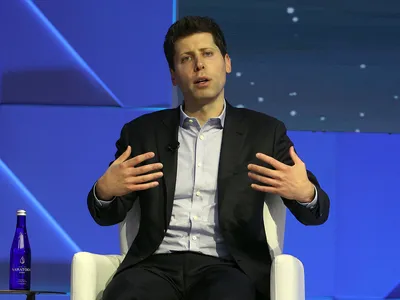
#> input picture Fourth Semester - Artificial intelligence/Lab2/data/Altman.webp, 400 x 300 px
$ python -i laborator2prob2.py   (imports and definitions only)
#> lines starting #> are read from the running program, lines starting #| are printed output that depends on the picture
import os
import requests
from PIL import Image
import cv2

nume_imagini = ["Altman.webp", "Ng.webp", "Turing.webp",
                "BERT.png", "chatGPT.png",
                "Karpaty.jpg", "LeCun.jpg", "Leskovec.jpg", "Norvig.jpg", "Russell.jpg",
                "YOLO.jpg", "diffusionModel.jpg"]
folder = "imaginiAI"
# [10 lines not run here, left out]

"""Se cere: sa se vizualizeze una din imagini"""

import matplotlib.pyplot as plt

# [11 lines left out: function vizualizare_imagine, not called in this run]

cale_imagine = os.path.join(folder, "Karpaty.jpg")
# [1 line not run here, left out]

"""daca imaginile nu au aceeasi dimensiune, sa se redimensioneze toate la 128 x 128 pixeli si sa se vizualizeze imaginile intr-un cadru tabelar."""

# [31 lines left out: function redimensionare_vizualizare, not called in this run]

# [1 line not run here, left out]

"""sa se transforme imaginile in format gray-levels si sa se vizualizeze"""

import numpy as np
# [37 lines left out: function redimensionare_vizualizare_gray, not called in this run]

# [1 line not run here, left out]

"""sa se blureze o imagine si sa se afiseze in format "before-after"
"""

def blurare_imagine(cale_imagine):
  """
  Vizualizare imagine blurata
  :param cale_imagine: calea catre imagine
  :return: imaginea vizualizata
  """
#> called with cale_imagine = 'data/Altman.webp'
  imagine = cv2.imread(cale_imagine)
#> imagine is the input picture: shape (300, 400, 3); mean B, G, R 125.3, 74.7, 64.3
  if imagine is None:
    print("Eroare la incarcarea imaginii")
  else:
    imagine_blurata = cv2.GaussianBlur(imagine, (15, 15), 0) # (15, 15) este dimensiunea kernelului
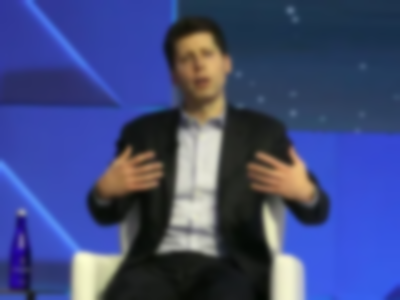
#> imagine_blurata: shape (300, 400, 3); mean B, G, R 125.3, 74.7, 64.3

  imagine_rgb = cv2.cvtColor(imagine, cv2.COLOR_BGR2RGB)
  imagine_blurata_rgb = cv2.cvtColor(imagine_blurata, cv2.COLOR_BGR2RGB)
  fig, axs = plt.subplots(1, 2, figsize=(10, 5))

  axs[0].imshow(imagine_rgb)
  axs[0].set_title("Imagine inainte de blurare")
  axs[0].axis("off")

  axs[1].imshow(imagine_blurata_rgb)
  axs[1].set_title("Imagine dupa blurare")
  axs[1].axis("off")

  plt.tight_layout()
  plt.show()
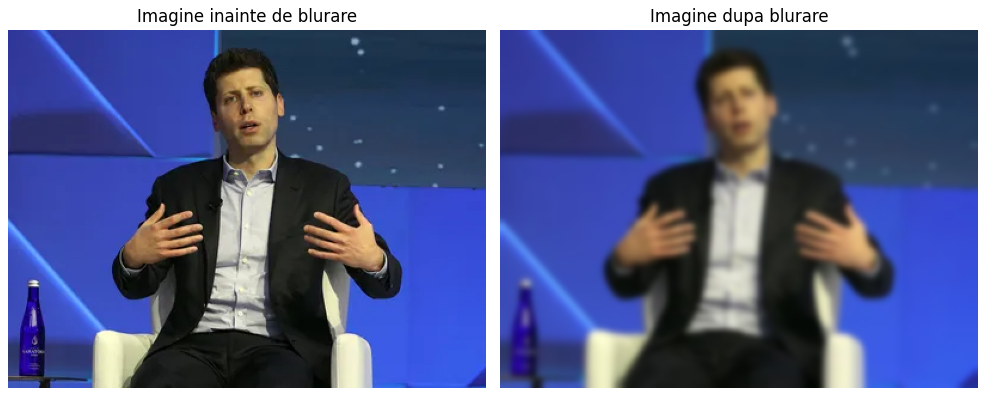
#> figure drawn by matplotlib, 2 panels

cale_imagine = os.path.join(folder, "Karpaty.jpg")
# [1 line not run here, left out]

"""sa se identifice muchiile intr-o imagine si sa se afiseze in format "before-after"
"""

# [27 lines left out: function muchii_imagine, not called in this run]

cale_imagine = os.path.join(folder, "Karpaty.jpg")
# [1 line not run here, left out]

"""Problema 4
Sa se normalizeze informatiile de la problema folosind diferite metode de normalizare astfel:
problema 2 - valorile pixelilor din imagini
"""

from sklearn.preprocessing import MinMaxScaler, StandardScaler
import numpy as np

# [45 lines left out: function normalizare_valori_pixeli, not called in this run]

# [1 line not run here, left out]


>>> result = blurare_imagine('data/Altman.webp')
